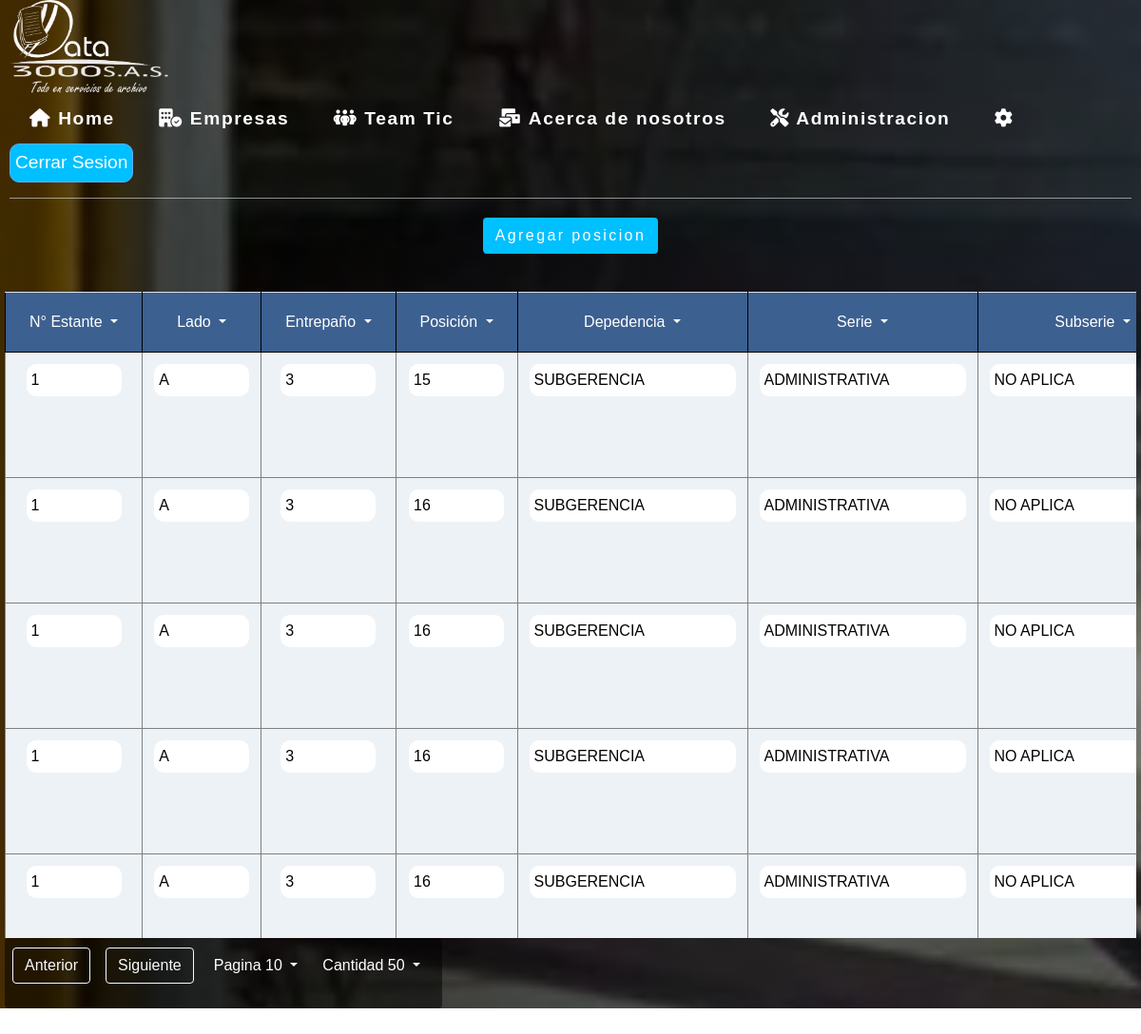
/inventario/Agregar.php?pagina=10 (signed in), run on the app's committed database.
### tables this page shows
CREATE TABLE `product` (
  `id` int(200) NOT NULL AUTO_INCREMENT,
  `estante` varchar(200) NOT NULL,
  `lado` varchar(200) NOT NULL,
  `entrepano` varchar(200) NOT NULL,
  `posicion` varchar(200) NOT NULL,
  `dependencia` varchar(200) NOT NULL,
  `serie` varchar(300) NOT NULL,
  `subserie` varchar(200) NOT NULL,
  `num_Caja` varchar(200) NOT NULL,
  `empresa` varchar(200) NOT NULL,
  PRIMARY KEY (`id`)
);

### inventario/Agregar.php (the view, shortened to what this page needs)
<?php
require_once("../php/database.php");
if (isset($_SESSION['user'])) {
$estanteFiltrado = $_SESSION['estanteFiltrado'];
$ladoFiltrado = $_SESSION['ladoFiltrado'];
$entrepanoFiltrado = $_SESSION['entrepanoFiltrado'];
$posicionFiltrado = $_SESSION['posicionFiltrado'];
$dependenciaFiltrado = $_SESSION['dependenciaFiltrado'];
$serieFiltrado = $_SESSION['serieFiltrado'];
$subserieFiltrado = $_SESSION['subserieFiltrado'];
$numCajaFiltrado = $_SESSION['numCajaFiltrado'];
$empresaFiltrado = $_SESSION['empresaFiltrado'];
?>
<!doctype html>
<html lang="en" xmlns="http://www.w3.org/1999/xhtml">
<head>
    <link rel="stylesheet" href="css/estilos.css" />
    <link rel="stylesheet" href="https://cdn.jsdelivr.net/npm/bootstrap@4.6.1/dist/css/bootstrap.min.css">
<body>
<div class="Container">
    <div class="wrapper">
            <div class="nav">
                    <div class="logo">
                        <img src="../media\Logos\loguito.png">
                    </div>
                    <div class="menu">
                        <ul class="navMenu">
                        <li><a href="../index.php"><i class="fa-solid fa-house"></i> Home</a></li>
                        <li><a href="../empresas/Empresas.php"> <i class="fa-solid fa-building-circle-check"></i> Empresas </a></li>
                        <li><a href="../TI/TTIC.php"> <i class="fa-solid fa-people-group"></i> Team Tic</a></li>
                        <li><a href="https://data3000sas.com/" target="_blank"><i class="fa-solid fa-envelopes-bulk"></i> Acerca de nosotros</a></li>
                        <?php
                        if (isset($_SESSION['user'])) {
                            ?>
                            <li><a type="button" data-toggle="modal" data-target="#administracion" class="text-white"><i class="fa-solid fa-screwdriver-wrench"></i> Administracion </a></li>
                            <li><a type="button" data-toggle="modal" data-target="#configuraciones"><i class="fa-solid fa-gear text-white"></i></a></li>
                            <li><form action="../index.php" method="POST"><input type="submit" name="cerrar"  class="button_cerrar" value="Cerrar Sesion"></form></li>
                            <?php
                        } else {
                            ?>
                            <li><a href="../login.php" class="button_login">Iniciar Sesion</a></li>
                            <?php
                        }
                        ?>
                    </ul>
                </div>
        </div>
            <div class="header2">
                <button type="button" class="btn" data-toggle="modal" data-target="#exampleModal">Agregar posicion</button>
            </div>
<div class="container1">
<div class="row" >
    <div class="scroll">
        <table class="table">
        <tr class="sticky-top">
            <th>
                <div class="dropdown">
                <a class="btn dropdown-toggle <?php if ($_SESSION['estanteFiltrado'] != '%%'){ echo "bg-light text-black";} else { echo "text-white";}?>" href="#" role="button" id="dropdownMenuLink" data-toggle="dropdown" aria-expanded="false">
                    N° Estante
                </a>
            </div>
            </th>
                <th>
                <div class="dropdown">
                <a class="btn dropdown-toggle <?php if ($_SESSION['ladoFiltrado'] != '%%'){ echo "bg-light text-black";} else { echo "text-white";}?>" href="#" role="button" id="dropdownMenuLink" data-toggle="dropdown" aria-expanded="false">
                    Lado
                </a>
            </div>
                </th>
                <th>
                <div class="dropdown">
                <a class="btn dropdown-toggle <?php if ($_SESSION['entrepanoFiltrado'] != '%%'){ echo "bg-light text-black";} else { echo "text-white";}?>" href="#" role="button" id="dropdownMenuLink" data-toggle="dropdown" aria-expanded="false">
                    Entrepaño
                </a>
            </div>
                </th>
                <th>
                <div class="dropdown">
                <a class="btn dropdown-toggle <?php if ($_SESSION['posicionFiltrado'] != '%%'){ echo "bg-light text-black";} else { echo "text-white";}?>" href="#" role="button" id="dropdownMenuLink" data-toggle="dropdown" aria-expanded="false">
                    Posición
                </a>
            </div>
                </th>
                <th>
                <div class="dropdown">
                <a class="btn dropdown-toggle <?php if ($_SESSION['dependenciaFiltrado'] != '%%'){ echo "bg-light text-black";} else { echo "text-white";}?>" href="#" role="button" id="dropdownMenuLink" data-toggle="dropdown" aria-expanded="false">
                    Depedencia
                </a>
            </div>
                </th>
                <th>
                <div class="dropdown">
                <a class="btn dropdown-toggle <?php if ($_SESSION['serieFiltrado'] != '%%'){ echo "bg-light text-black";} else { echo "text-white";}?>" href="#" role="button" id="dropdownMenuLink" data-toggle="dropdown" aria-expanded="false">
                    Serie
                </a>
            </div>
         </th>
                <th>
                <div class="dropdown">
                <a class="btn dropdown-toggle <?php if ($_SESSION['subserieFiltrado'] != '%%'){ echo "bg-light text-black";} else { echo "text-white";}?>" href="#" role="button" id="dropdownMenuLink" data-toggle="dropdown" aria-expanded="false">
                    Subserie
                </a>
            </div>
                </th>
            </tr>
        <?php
            if (isset($_SESSION['reg_x_pag'])) {
                $reg_x_pag = $_SESSION['reg_x_pag'];
            } else {
                $reg_x_pag = 50;
            }
            $pagina = $_GET['pagina'];
            $iniciar = ($_GET['pagina']-1)*$reg_x_pag;
            $selectAll = "SELECT * FROM product WHERE estante LIKE '$estanteFiltrado' AND lado LIKE '$ladoFiltrado' AND entrepano LIKE '$entrepanoFiltrado' AND posicion LIKE '$posicionFiltrado' AND dependencia LIKE '$dependenciaFiltrado' AND serie LIKE '$serieFiltrado' AND subserie LIKE '$subserieFiltrado' AND num_Caja LIKE '$numCajaFiltrado' AND empresa LIKE '$empresaFiltrado' LIMIT $iniciar,$reg_x_pag";
            $executeSelectAll = mysqli_query($mysqli,$selectAll);
            $selectCount = "SELECT COUNT(id) as id FROM product WHERE estante LIKE '$estanteFiltrado' AND lado LIKE '$ladoFiltrado' AND entrepano LIKE '$entrepanoFiltrado' AND posicion LIKE '$posicionFiltrado' AND dependencia LIKE '$dependenciaFiltrado' AND serie LIKE '$serieFiltrado' AND subserie LIKE '$subserieFiltrado' AND num_Caja LIKE '$numCajaFiltrado' AND empresa LIKE '$empresaFiltrado'";
            $executeSelectCount = mysqli_query($mysqli,$selectCount);
            $idCount = mysqli_fetch_assoc($executeSelectCount);
            $maxPag = ceil(($idCount['id']+0.1) / $reg_x_pag);
        while($mostrar = mysqli_fetch_assoc($executeSelectAll)){
        ?>
                <form action="Agregar.php" method="POST">
                <tr id="id<?php echo $mostrar['id'];?>">
                    <td><input type="text" value="<?php echo $mostrar['estante']?>" name="estante" class="input_reg Num"></td>
                    <td><input type="text" value="<?php echo $mostrar['lado']?>" name="lado" class="input_reg Num"></td>
                    <td><input type="text" value="<?php echo $mostrar['entrepano']?>" name="entrepano" class="input_reg Num"></td>
                    <td><input type="text" value="<?php echo $mostrar['posicion']?>" name="posicion" class="input_reg Num"></td>
                    <td><input type="text" value="<?php echo $mostrar['dependencia']?>" name="Dependencia" class="input_reg"></td>
                    <td><input type="text" value="<?php echo $mostrar['serie']?>" name="Serie" class="input_reg"></td>
                    <td><input type="text" value="<?php echo $mostrar['subserie']?>" name="subserie" class="input_reg"></td>
                 </tr>
                </form>
        <?php
        }
        ?>
        </table>
    </div>
    <div class="pagination">
        <ul>
            <li class="page-item"><a class="btn btn-outline-light mx-2" href="Agregar.php?pagina=<?php if($pagina != 1){ echo $pagina - 1;} else { echo 1;}?>">Anterior</a></li>
            <li class="page-item"><a class="btn btn-outline-light mx-2" href="Agregar.php?pagina=<?php if($pagina != $maxPag){ echo $pagina + 1;} else { echo $maxPag;}?>">Siguiente</a></li>
            <div class="dropdown">
                <a class="btn dropdown-toggle text-white" href="#" role="button" id="dropdownMenuLink" data-toggle="dropdown" aria-expanded="false">
                    Pagina <?php echo $pagina;?>
                </a>
            </div>
            <div class="dropdown">
                <a class="btn dropdown-toggle text-white" href="#" role="button" id="dropdownMenuLink" data-toggle="dropdown" aria-expanded="false">
                    Cantidad <?php echo $reg_x_pag;?>
                </a>
            </div>
        </ul>
    </div>
</div>
</body>
</html>
<?php
} else {
    session_destroy();
    echo "<script>alert('Por favor inicia sesion')</script>";
    echo "<script>window.location='../login.php'</script>";
}
?>

### inventario/css/estilos.css (style rules this page uses)
* { margin: 0; padding: 0; box-sizing: border-box; font-family: "Abel", sans-serif; scroll-behavior: smooth; }
.logo img { height:100px; }
.nav { border-bottom: 1px solid rgba(255, 255, 255, 0.521); padding:0 50px; display: flex; justify-content: space-between; margin: 0 10px; }
.menu { display: flex; align-items: center; justify-content: center; }
.menu ul { list-style: none; }
.menu ul li { display: inline-block; }
.menu ul li a { text-decoration: none; font-family: "Raleway", sans-serif; font-size: 1.2rem; font-weight: 600; letter-spacing: 0.1rem; color: white; border: 1px solid transparent; border-radius: 4px; padding: 10px 15px; margin: 0 5px; transition: 0.5s ease; }
.menu ul li .button_cerrar { padding: 5px; font-size: 1.2rem; color: #fff; border: 1px solid #60a9ff; background: #00C0FF; }
.header2 { margin: 20px 0 ; display: flex; align-items: center; justify-content: center; flex-direction: column; }
.header2 button { background: #00C0FF; color: #fff; }
button { font-size: 1.5rem; font-weight: 600; letter-spacing: 0.15rem; color: black; padding: 20px 30px; margin: 50px 5px 0; cursor: pointer; }
.Container { font-family: 'Open Sans', sans-serif; background: linear-gradient( rgba(0, 0, 0, 0.5), rgba(0, 0, 0, 0.5)),url('../../media/Fondos/fondo.jpeg'); background-repeat: no-repeat; background-size: cover; background-attachment: fixed; }
.container1 { margin: 0px 20px; }
.container1 .scroll { width: 100%; height: 700px; overflow: scroll; }
.container1 table { margin: 20px 0; }
.container1 th { color: #000; background: #3C6090; border: 1px solid #000; padding: 10px 20px; text-align: center; }
.container1 td { text-align: center; border: 1px solid gray; padding: 10px 20px; }
.container1 tr:nth-child(odd) { background-color: #EDF2F7; }
input { border-radius: 10px; }
.input_reg { border: none; padding: 5px; }
.Num { width: 100px; }
.pagination { padding: 10px; background: rgba(0, 0, 0, 0.5); }
.pagination ul { display: flex; }
.pagination ul li { list-style: none; }

### data on the page
product: estante "1", lado "A", entrepano "3", posicion "15", Dependencia "SUBGERENCIA", Serie "ADMINISTRATIVA", subserie "NO APLICA"
product: estante "1", lado "A", entrepano "3", posicion "16", Dependencia "SUBGERENCIA", Serie "ADMINISTRATIVA", subserie "NO APLICA"
product: estante "1", lado "A", entrepano "3", posicion "16", Dependencia "SUBGERENCIA", Serie "ADMINISTRATIVA", subserie "NO APLICA"
product: estante "1", lado "A", entrepano "3", posicion "16", Dependencia "SUBGERENCIA", Serie "ADMINISTRATIVA", subserie "NO APLICA"
product: estante "1", lado "A", entrepano "3", posicion "16", Dependencia "SUBGERENCIA", Serie "ADMINISTRATIVA", subserie "NO APLICA"

### other printed values
$pagina "10"
$reg_x_pag "50"
